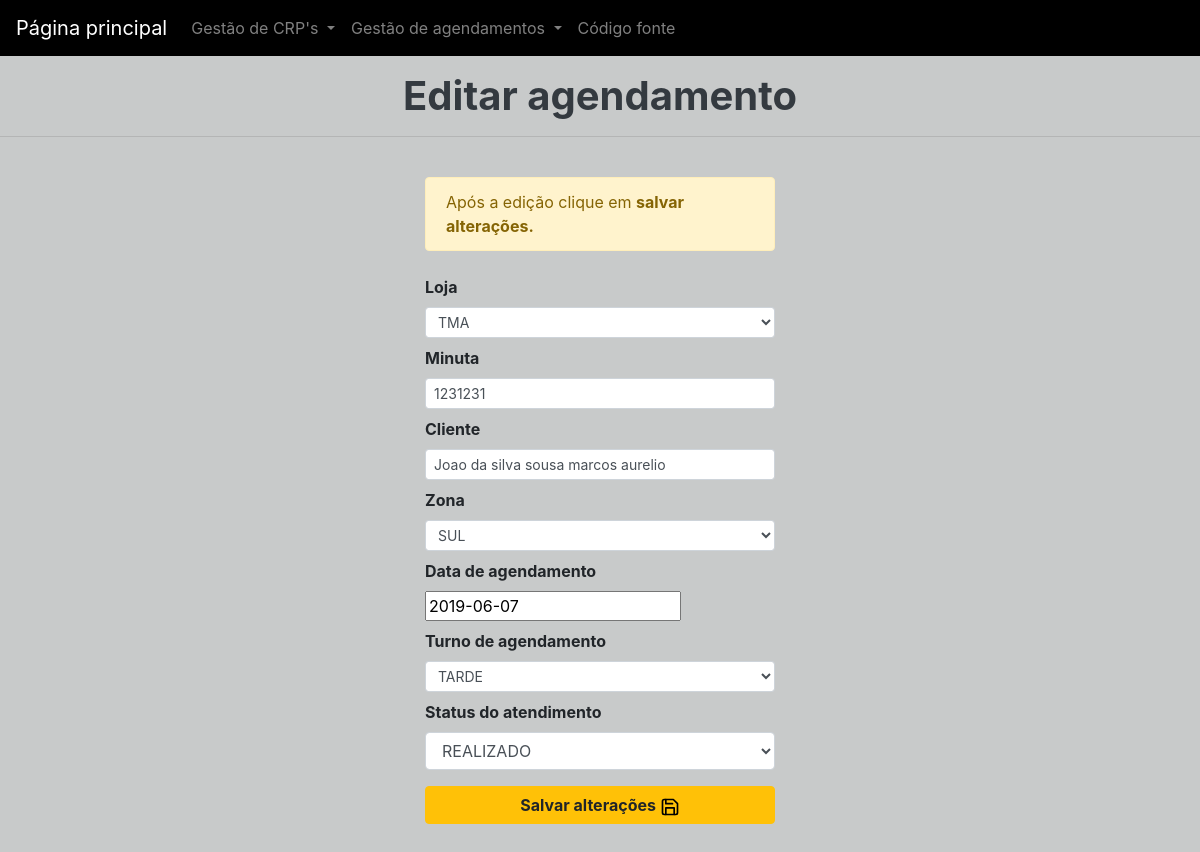
Page /editar-agendamento/53/edit/ on the committed database.
### montagem/models.py (models this page shows, shortened)
class Minuta(models.Model):
	id = models.AutoField(primary_key=True)
	loja = models.CharField('Loja:', choices=LOJAS,max_length = 3, blank=False)
	numMinuta = models.CharField('Minuta:', max_length = 7, blank=False)
	cliente = models.CharField('Cliente:', max_length = 150, blank = False)
	created_at = models.DateTimeField('Criado em',auto_now_add = True)
	updated_at = models.DateTimeField('Atualizado em',auto_now = True)
	zona = models.CharField('Zona:', choices=ZONAS,max_length = 8, blank=False)
	dataAgendamento = models.DateField('Data de agendamento:', blank=False)
	turnoAgendamento = models.CharField('Turno de agendamento:', choices=TURNO_DISPONIVEL,max_length = 11, blank=False,default='DURANTE DIA')
	status = models.CharField('Status de montagem:', choices=STATUS,max_length = 9, blank=True)
	class Meta:
		verbose_name = "Minuta"
		verbose_name_plural = "Minutas"
		ordering = ['id','loja','numMinuta','cliente']

### core/views.py (the view)
# urls.py: url(r'^editar-agendamento/(?P<pk>\d+)/edit/$', views.editarAgendamento, name='editarAgendamento'),
def editarAgendamento(request, pk):
    agendamento = get_object_or_404(Minuta, pk=pk)
    if request.method == "POST":
        form = MinutaForm(request.POST, instance=agendamento)
        form1 = StatusForm(request.POST, instance=agendamento)
        if form.is_valid():
            agendamento = form.save(commit=False)
            agendamento = form1.save(commit=False)
            agendamento.save()
            return redirect('/listar-agendamentos', pk=agendamento.pk)
    else:
        form = MinutaForm(instance=agendamento)
        form1 = StatusForm(instance=agendamento)
    return render(request, 'editar-agendamento.html', {'form': form, 'form1':form1})

### montagem/forms.py
class MinutaForm(forms.ModelForm):
    loja = forms.CharField(widget=forms.Select(choices=LOJAS,attrs={'class':'form-control form-control-sm'}))
    numMinuta = forms.CharField(max_length=7,widget=forms.TextInput(attrs={'class':'form-control form-control-sm'}))
    cliente = forms.CharField(max_length=150,widget=forms.TextInput(attrs={'class':'form-control form-control-sm'}))
    zona = forms.CharField(widget=forms.Select(choices=ZONAS,attrs={'class':'form-control form-control-sm'}))
    dataAgendamento = forms.DateField(widget=DatePickerInput(options={"locale":"pt-br"},format='%d/%m/%Y',attrs={'placeholder':'dd/mm/aaaa','class':'form-control form-control-sm'}))
    turnoAgendamento = forms.CharField(widget=forms.Select(choices=TURNO_DISPONIVEL,attrs={'class':'form-control form-control-sm'}))
    class Meta:
	    model = Minuta
	    fields = ['loja','numMinuta','cliente','zona','dataAgendamento','turnoAgendamento']

class StatusForm(forms.ModelForm):
    status = forms.CharField(widget=forms.Select(choices=STATUS,attrs={'class':'form-control'}))
    class Meta:
        model = Minuta
        fields = ['status']

### core/templates/editar-agendamento.html (shortened to what this page needs)
{% extends "base.html" %}
{% load static %}
{% block content %}
<div class="container-fluid ">
	<h1 class="col text-dark text-center"><strong>Editar agendamento</strong></h1>
</div>
<hr/>
<br/>
<div class="container">
	<div class="row">
		<div class="col-4 mx-auto">
			<div class="alert alert-warning" role="alert">
				Após a edição clique em <strong>salvar alterações.</strong>
			</div>
			<form method="POST">
				<label class="font-weight-bold mt-2">Loja</label>
				<div>{{form.loja}}</div>
				<label class="font-weight-bold mt-2">Minuta</label>
				<div>{{form.numMinuta}}</div>
				<label class="font-weight-bold mt-2">Cliente</label>
				<div>{{form.cliente}}</div>
				<label class="font-weight-bold mt-2">Zona</label>
				<div>{{form.zona}}</div>
				<label class="font-weight-bold mt-2">Data de agendamento</label>
				<div>{{form.dataAgendamento}}</div>
				<label class="font-weight-bold mt-2">Turno de agendamento</label>
				<div>{{form.turnoAgendamento}}</div>
				<label class="font-weight-bold mt-2">Status do atendimento</label>
				<div>{{form1.status}}</div>
				<button type="submit" class="mt-3 btn btn-warning btn-block"><strong>Salvar alterações&nbsp;<img src="/static/feather/save.svg" alt="save" class="icone"></strong></button>
			</form>
		</div>
	</div>
</div>
{% endblock %}

### core/templates/base.html (style rules this page uses)
.icone { width:20px; }
.background-site { background: rgb(200, 202, 202); background-repeat: repeat; background-size:100%; }

### rows in the picture
Minuta: loja "TMA", numMinuta "1231231", cliente "Joao da silva sousa marcos aurelio", zona "SUL", dataAgendamento "2019-06-07", turnoAgendamento "TARDE", status "REALIZADO"
